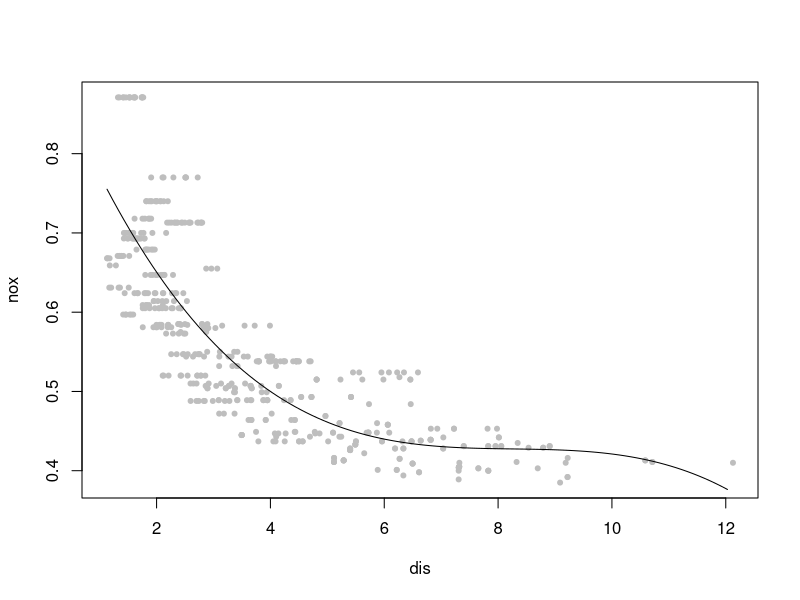
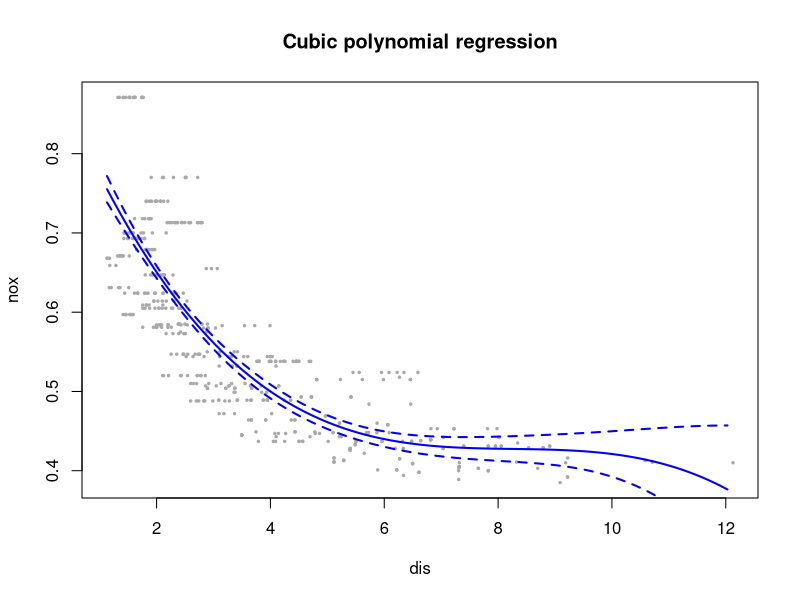
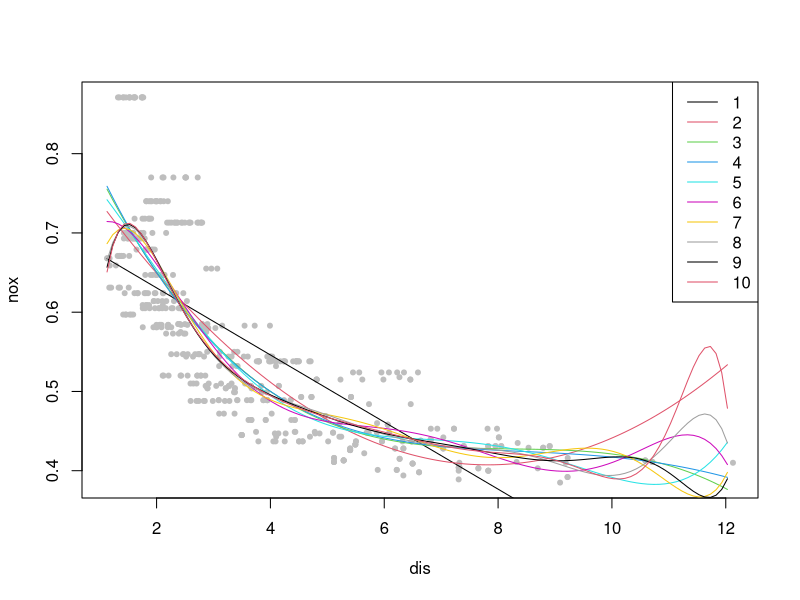
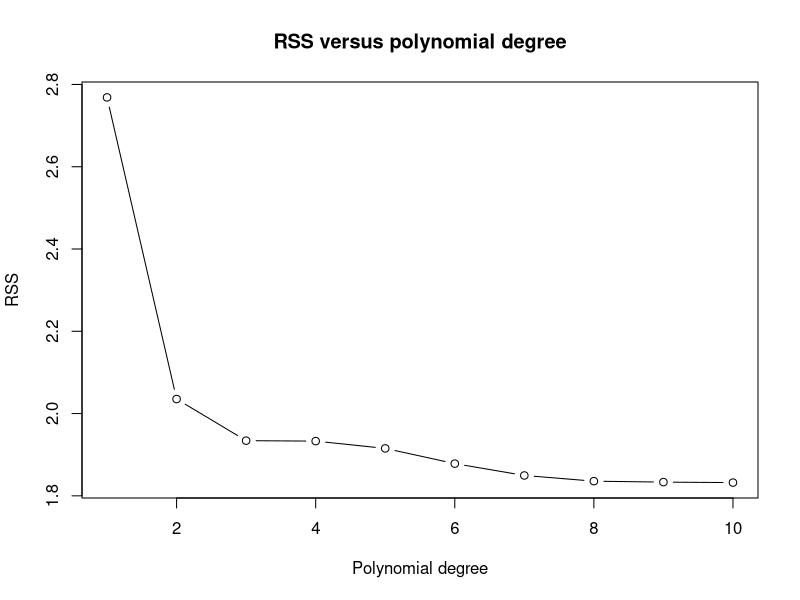
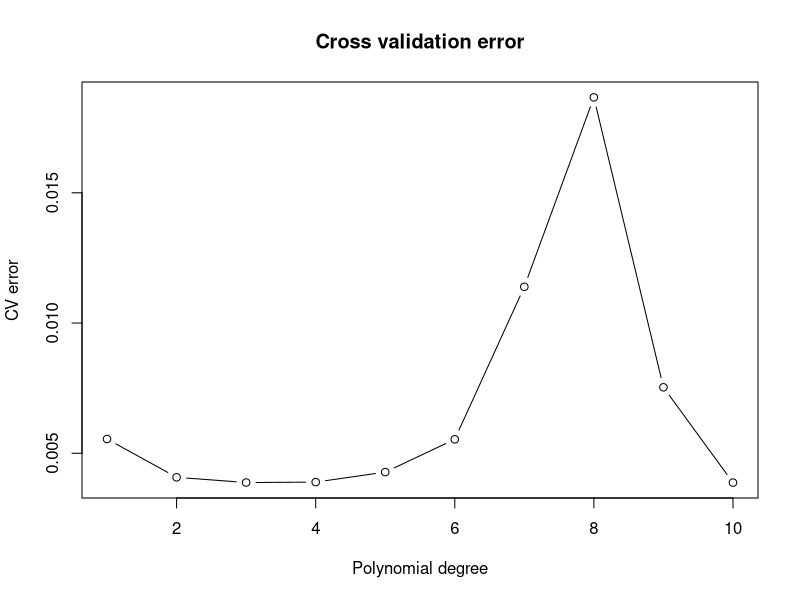
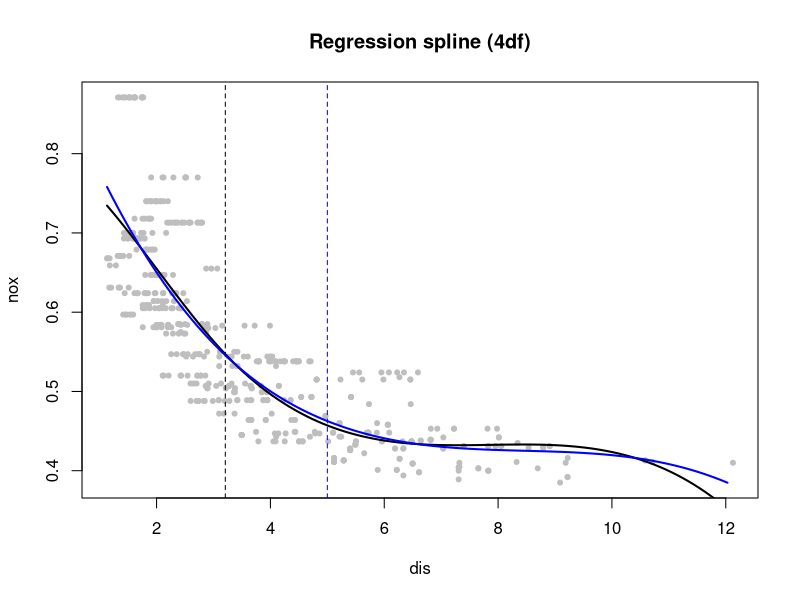
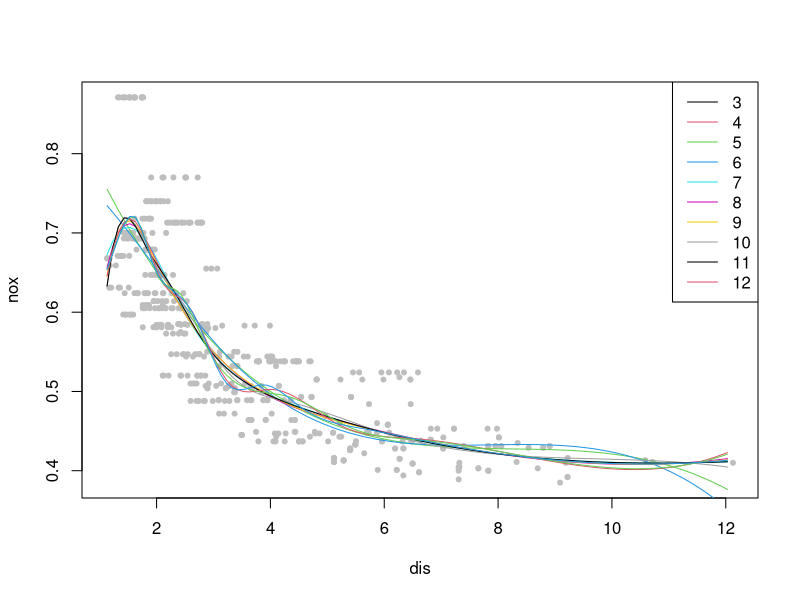
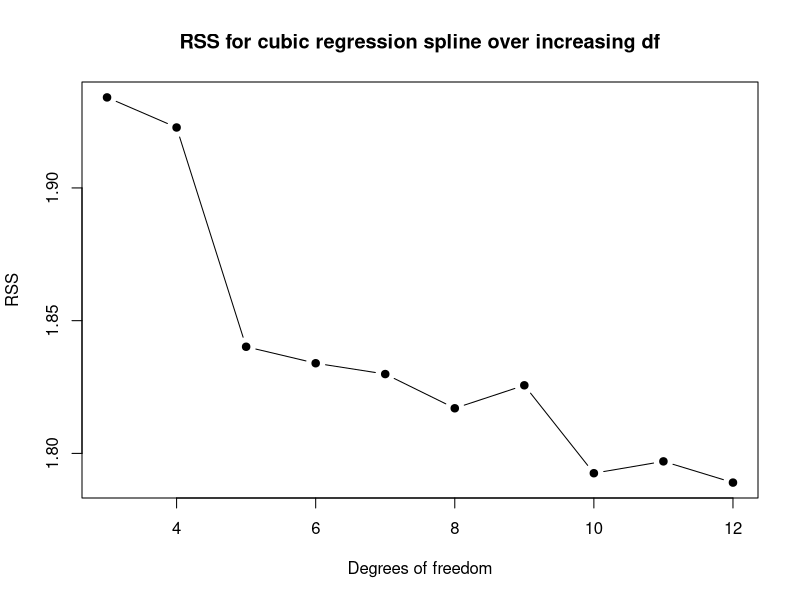

Reproduce these figures in R, in order.
library(MASS) 
library(boot) 
library(splines) 
attach(Boston)
#9a
r=range(dis)
disgrid=data.frame(dis=seq(r[1],r[2],0.1)) 
cub = lm(nox~poly(dis,3,raw=TRUE),data=Boston)
summary(cub)
plot(dis,nox,pch=20,col="grey")
lines(t(disgrid),predict(cub,newdata=disgrid))

predcub = predict(cub,newdata=disgrid,se=T) 
plot(dis,nox,xlim=r,cex=.5,col="darkgrey",pch=20)
title("Cubic polynomial regression") 
lines(disgrid$dis,predcub$fit,lwd=2,col="blue")
lines(disgrid$dis,predcub$fit+2*predcub$se.fit,lwd=2,col="blue",lty=2)
lines(disgrid$dis,predcub$fit-2*predcub$se.fit,lwd=2,col="blue",lty=2)

#9b

#polynomial RSS 
rss = rep(0,10)
plot(dis,nox,pch=20,col="grey")
 
for (i in 1:10){
	fit = lm(nox~poly(dis,i),data=Boston) 
	pred = predict(fit,Boston,se=T)
	rss[i] = sum((nox-pred$fit)^2)
	lines(t(disgrid),predict(fit,newdata=disgrid),col=i)
}
legend("topright",legend=1:10,col=1:19,lty=1)
plot(rss,type="b",xlab="Polynomial degree",ylab="RSS") 
title("RSS versus polynomial degree")

#9c

cverr = rep(0,10) 
set.seed(200)
for (i in 1:10){
	fit = glm(nox~poly(dis,i),data=Boston)
	cverr[i] = cv.glm(Boston,fit,K=10)$delta[1] 
}

plot(cverr,type="b",xlab="Polynomial degree",ylab="CV error") 
title("Cross validation error")
which.min(cverr)

#9d
attr(bs(dis,df=4),"knots")
median(dis)
regspl = lm(nox~bs(dis,df=4),data=Boston)
summary(regspl)
rspred = predict(regspl,newdata=disgrid,se=T) 
plot(dis,nox,col="grey",pch=20)
abline(v=attr(bs(dis,df=4),"knots"),lty=2,col="black")
lines(t(disgrid),rspred$fit,lwd=2)
title("Regression spline (4df)")
regspl2 = lm(nox~bs(dis,knots=c(5)),data=Boston)
summary(regspl2)
rspred2 = predict(regspl2,newdata=disgrid,se=T) 
abline(v=5,col="blue",lty=2)
lines(t(disgrid),rspred2$fit,lwd=2,col="blue")


#9e 
#regression spline RSS 
rss2 = rep(0,10)
plot(dis,nox,pch=20,col="grey")
for (i in 3:12){
	fit = lm(nox~bs(dis,df=i),data=Boston) 
	pred = predict(fit,Boston,se=T)
	rss2[i-2] = sum((nox-pred$fit)^2)
	lines(t(disgrid),predict(fit,newdata=disgrid),col=i)
	
}
legend("topright",legend=3:12,col=1:19,lty=1)
plot(3:12,rss2,type="b",xlab="Degrees of freedom",ylab="RSS",pch=19) 
title("RSS for cubic regression spline over increasing df")

cverr2 = rep(0,13) 
set.seed(10)
for (i in 3:15){
	fit = glm(nox~bs(dis,df=i),data=Boston)
	cverr2[i-2] = cv.glm(Boston,fit,K=10)$delta[1] 
}
plot(3:15,cverr2,type="b",xlab="Degrees of freedom",ylab="CV error",pch=19)
title("CV error Cubic Regression Spline")
which.min(cverr2)+2
